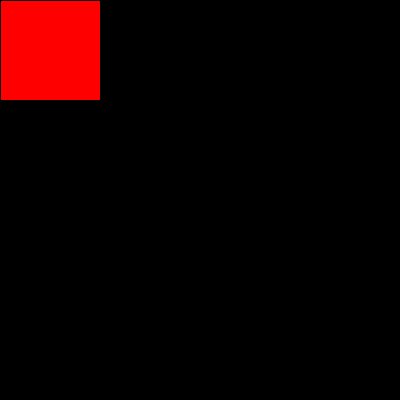
Frame 1 (no input)
Frame 60 (the mouse pressed at the canvas centre just before this capture): identical to frame 1, image omitted
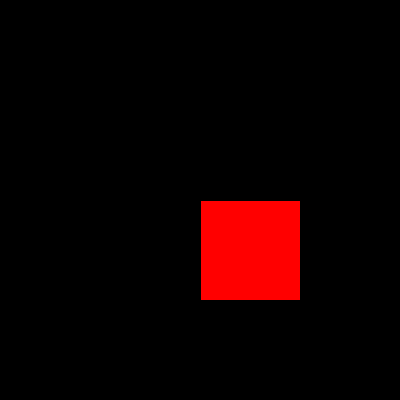
Frame 120 (the mouse held since frame 60 and released just before this capture)

The Processing sketch that drew these frames (run headless with seeded random() and noise(); from frame 60 on, the mouse is pressed at the canvas centre):

// Processing sketch: condicionalSimple
// ── condicionalSimple.pde
float tam;
color miColor;

void setup() {
  size(400, 400);
  tam = 100;
  miColor = color(255, 0, 255);
}

void draw() {
  background(0);
  if (mouseX>width/2) {
    tam = 40;
    miColor = color(0, 255, 0);
    fill(miColor);
    ellipse(mouseX, mouseY, tam, tam);
  } else {
    miColor = color(255, 0, 0);
    tam=100;
    fill(miColor);
    rect(mouseX, mouseY, tam, tam);
  }
}
